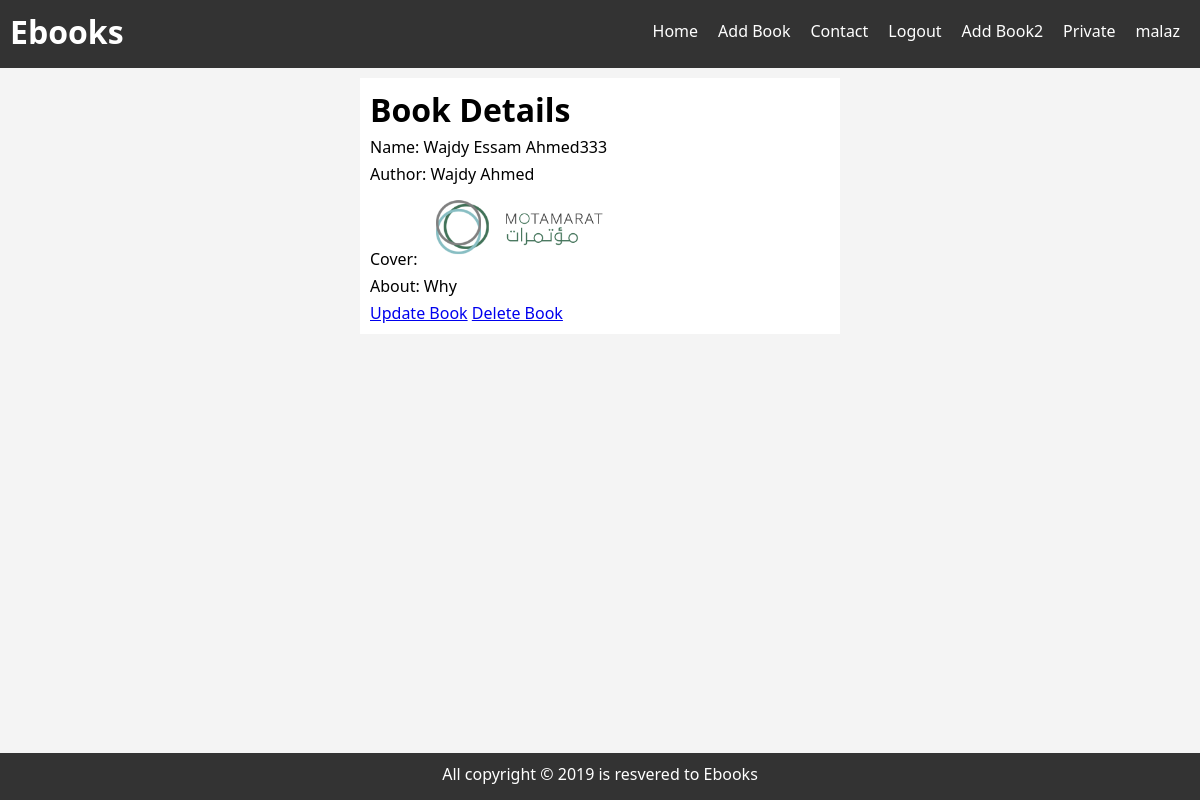
Page /detail/3 (signed in) on the committed database.
### ebooks_app/models.py (models this page shows, shortened)
class Book(models.Model):
    name = models.CharField(max_length=100)
    isbn = models.CharField(max_length=20)
    author = models.CharField(max_length=30)
    publish_on = models.DateTimeField(default=timezone.now)
    added_on = models.DateTimeField(auto_now_add=True)
    updated_on = models.DateTimeField(auto_now=True)
    picture = models.ImageField(upload_to='book_pics')
    about = models.TextField()

### ebooks_app/views.py (the view)
# urls.py: path('detail/<int:pk>', views.detail, name='detail'),
def detail(request, pk):
    book = get_object_or_404(Book, pk=pk)
    data = {
        'book': book
    }
    return render(request, 'detail.html', data)

### templates/detail.html (shortened to what this page needs)
{% extends 'base.html' %}
{% block body %}
<div class="container">
    <h1>Book Details</h1>
    <p>Name: {{book.name}}</p>
    <p>Author: {{book.author}}</p>
    <p>Cover: <img src="{{book.picture.url}}" alt="Cover Image" width="200px"></p>
    <p>About: {{book.about}}</p>
    <a href="{% url 'update-book' book.id%}">Update Book</a>
    <a href="{% url 'delete-book' book.id%}">Delete Book</a>
</div>
{% endblock %}

### templates/base.html (shortened to what this page needs)
<!DOCTYPE html>
{% load static %}
<html lang="en">
<head>
    <link rel="stylesheet" href="{% static 'style.css'%}">
</head>
<body>
    <div class="navbar">
        <h1>Ebooks</h1>
        <ul>
            <li><a href="{% url 'home' %}">Home</a></li>
            <li><a href="{% url 'add' %}">Add Book</a></li>
            <li><a href="{% url 'contact' %}">Contact</a></li>
            {% if user.is_authenticated %}
                <li><a href="{% url 'logout' %}">Logout</a></li>
            {% else %}
                <li><a href="{% url 'register' %}">Register</a></li>
                <li><a href="{% url 'login' %}">Login</a></li>
            {% endif %}
            <li><a href="{% url 'add-book' %}">Add Book2</a></li>
            <li><a href="{% url 'private' %}">Private</a></li>
            <li><a href="#">{{user.username}}</a></li>
        </ul>
    </div>
    {% block body %}
    {% endblock %}
    <div class="footer">
        <p>All copyright &copy; 2019 is resvered to Ebooks</p>
    </div>
</body>
</html>

### static/style.css (style rules this page uses)
* { padding: 0; margin: 0; box-sizing: border-box; }
h1, h2, h3, p { margin-bottom: 5px; }
body { background-color: #f4f4f4; font-family: 'Segoe UI', Tahoma, Geneva, Verdana, sans-serif; }
.container { width: 40%; margin: 10px auto; padding: 10px; background-color: white; }
.navbar { background-color: #333; color: white; padding: 10px; overflow: hidden; }
.navbar h1 { float: left; }
.navbar ul { float: right; list-style: none; }
.navbar ul li { float: left; padding: 10px; }
.navbar ul li a { color: white; text-decoration: none; }
.footer { background-color: #333; color: white; text-align: center; padding: 10px; position:fixed; bottom:0; width: 100%; }

### rows in the picture
Book: name "Wajdy Essam Ahmed333", author "Wajdy Ahmed", picture (picture), about "Why"

### other values in the picture
{{ user.username }} "malaz"
